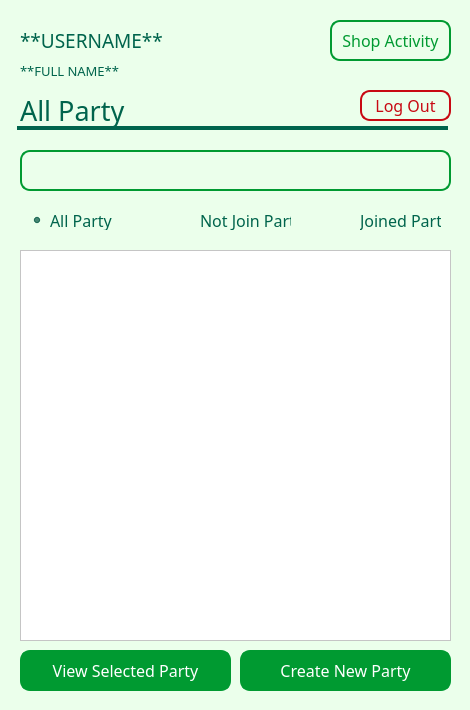
<?xml version="1.0" encoding="UTF-8"?>
<ui version="4.0">
 <class>Dialog</class>
 <widget class="QDialog" name="Dialog">
  <property name="geometry">
   <rect>
    <x>0</x>
    <y>0</y>
    <width>470</width>
    <height>710</height>
   </rect>
  </property>
  <property name="font">
   <font>
    <family>ZCOOL QingKe HuangYou</family>
    <pointsize>12</pointsize>
   </font>
  </property>
  <property name="windowTitle">
   <string>Board Game Community</string>
  </property>
  <property name="styleSheet">
   <string notr="true">background-color: rgb(235, 255, 235);</string>
  </property>
  <widget class="QLabel" name="label_3">
   <property name="geometry">
    <rect>
     <x>20</x>
     <y>90</y>
     <width>331</width>
     <height>41</height>
    </rect>
   </property>
   <property name="font">
    <font>
     <family>ZCOOL QingKe HuangYou</family>
     <pointsize>20</pointsize>
     <weight>50</weight>
     <italic>false</italic>
     <bold>false</bold>
    </font>
   </property>
   <property name="styleSheet">
    <string notr="true">background-color: rgba(255, 255, 255, 0);
color: rgb(0, 100, 76);
font: 20pt &quot;ZCOOL QingKe HuangYou&quot;;</string>
   </property>
   <property name="text">
    <string>All Party</string>
   </property>
   <property name="textFormat">
    <enum>Qt::AutoText</enum>
   </property>
  </widget>
  <widget class="QTableWidget" name="tbl_partyList">
   <property name="geometry">
    <rect>
     <x>20</x>
     <y>250</y>
     <width>431</width>
     <height>391</height>
    </rect>
   </property>
   <property name="styleSheet">
    <string notr="true">font: 10pt &quot;Bai Jamjuree&quot;;
background-color: rgb(255, 255, 255);</string>
   </property>
  </widget>
  <widget class="QPushButton" name="btn_shopActivity">
   <property name="geometry">
    <rect>
     <x>330</x>
     <y>20</y>
     <width>121</width>
     <height>41</height>
    </rect>
   </property>
   <property name="styleSheet">
    <string notr="true">background-color: rgba(255, 255, 255, 0);
font: 12pt &quot;ZCOOL QingKe HuangYou&quot;;
color: rgb(0, 154, 49);
border-radius: 10px;
border: 2px solid rgb(0, 154, 49);</string>
   </property>
   <property name="text">
    <string>Shop Activity</string>
   </property>
  </widget>
  <widget class="QLabel" name="lbl_username">
   <property name="geometry">
    <rect>
     <x>20</x>
     <y>20</y>
     <width>291</width>
     <height>41</height>
    </rect>
   </property>
   <property name="font">
    <font>
     <family>Bai Jamjuree</family>
     <pointsize>14</pointsize>
     <weight>50</weight>
     <italic>false</italic>
     <bold>false</bold>
    </font>
   </property>
   <property name="styleSheet">
    <string notr="true">background-color: rgba(255, 255, 255, 0);
color: rgb(0, 100, 76);
font: 14pt &quot;Bai Jamjuree&quot;;</string>
   </property>
   <property name="text">
    <string>**USERNAME**</string>
   </property>
   <property name="textFormat">
    <enum>Qt::AutoText</enum>
   </property>
  </widget>
  <widget class="QPushButton" name="btn_logOut">
   <property name="geometry">
    <rect>
     <x>360</x>
     <y>90</y>
     <width>91</width>
     <height>31</height>
    </rect>
   </property>
   <property name="styleSheet">
    <string notr="true">background-color:  rgba(0, 0, 0, 0);
color: rgb(200, 9, 19);
font: 10pt &quot;ZCOOL QingKe HuangYou&quot;;
border-radius: 10px;
border: 2px solid rgb(200, 9, 19);</string>
   </property>
   <property name="text">
    <string>Log Out</string>
   </property>
  </widget>
  <widget class="QPushButton" name="btn_viewParty">
   <property name="geometry">
    <rect>
     <x>20</x>
     <y>650</y>
     <width>211</width>
     <height>41</height>
    </rect>
   </property>
   <property name="styleSheet">
    <string notr="true">background-color: rgb(0, 154, 49);
color: rgb(255, 255, 255);
font: 12pt &quot;ZCOOL QingKe HuangYou&quot;;
border-radius: 10px;
border: 2px solid rgb(0, 154, 49);</string>
   </property>
   <property name="text">
    <string>View Selected Party</string>
   </property>
  </widget>
  <widget class="Line" name="line">
   <property name="geometry">
    <rect>
     <x>17</x>
     <y>120</y>
     <width>431</width>
     <height>16</height>
    </rect>
   </property>
   <property name="styleSheet">
    <string notr="true">color: rgb(0, 100, 76);
background-color: rgba(255, 255, 255, 0);</string>
   </property>
   <property name="frameShadow">
    <enum>QFrame::Plain</enum>
   </property>
   <property name="lineWidth">
    <number>4</number>
   </property>
   <property name="orientation">
    <enum>Qt::Horizontal</enum>
   </property>
  </widget>
  <widget class="QLineEdit" name="ltxt_searchBar">
   <property name="geometry">
    <rect>
     <x>20</x>
     <y>150</y>
     <width>431</width>
     <height>41</height>
    </rect>
   </property>
   <property name="styleSheet">
    <string notr="true">font: 12pt &quot;Bai Jamjuree&quot;;
border: 2px solid rgb(0, 154, 49);
background-color: rgba(255, 255, 255, 0);
border-radius: 10px ;</string>
   </property>
  </widget>
  <widget class="QLabel" name="lbl_fullname">
   <property name="geometry">
    <rect>
     <x>20</x>
     <y>60</y>
     <width>291</width>
     <height>21</height>
    </rect>
   </property>
   <property name="font">
    <font>
     <family>Bai Jamjuree</family>
     <pointsize>10</pointsize>
     <weight>50</weight>
     <italic>false</italic>
     <bold>false</bold>
    </font>
   </property>
   <property name="styleSheet">
    <string notr="true">background-color: rgba(255, 255, 255, 0);
color: rgb(0, 100, 76);
font: 10pt &quot;Bai Jamjuree&quot;;</string>
   </property>
   <property name="text">
    <string>**FULL NAME**</string>
   </property>
   <property name="textFormat">
    <enum>Qt::AutoText</enum>
   </property>
  </widget>
  <widget class="QPushButton" name="btn_createParty">
   <property name="geometry">
    <rect>
     <x>240</x>
     <y>650</y>
     <width>211</width>
     <height>41</height>
    </rect>
   </property>
   <property name="styleSheet">
    <string notr="true">background-color: rgb(0, 154, 49);
color: rgb(255, 255, 255);
font: 12pt &quot;ZCOOL QingKe HuangYou&quot;;
border-radius: 10px;
border: 2px solid rgb(0, 154, 49);</string>
   </property>
   <property name="text">
    <string>Create New Party</string>
   </property>
  </widget>
  <widget class="QRadioButton" name="rbtn_joinedParty">
   <property name="geometry">
    <rect>
     <x>340</x>
     <y>210</y>
     <width>101</width>
     <height>20</height>
    </rect>
   </property>
   <property name="styleSheet">
    <string notr="true">font: 10pt &quot;ZCOOL QingKe HuangYou&quot;;
background-color: rgba(255, 255, 255, 0);
color: rgb(0, 100, 76);</string>
   </property>
   <property name="text">
    <string>Joined Party</string>
   </property>
  </widget>
  <widget class="QRadioButton" name="rbtn_allParty">
   <property name="geometry">
    <rect>
     <x>30</x>
     <y>210</y>
     <width>91</width>
     <height>20</height>
    </rect>
   </property>
   <property name="styleSheet">
    <string notr="true">font: 10pt &quot;ZCOOL QingKe HuangYou&quot;;
background-color: rgba(255, 255, 255, 0);
color: rgb(0, 100, 76);</string>
   </property>
   <property name="text">
    <string>All Party</string>
   </property>
   <property name="checked">
    <bool>true</bool>
   </property>
  </widget>
  <widget class="QRadioButton" name="rbtn_newParty">
   <property name="geometry">
    <rect>
     <x>180</x>
     <y>210</y>
     <width>111</width>
     <height>20</height>
    </rect>
   </property>
   <property name="styleSheet">
    <string notr="true">font: 10pt &quot;ZCOOL QingKe HuangYou&quot;;
background-color: rgba(255, 255, 255, 0);
color: rgb(0, 100, 76);</string>
   </property>
   <property name="text">
    <string>Not Join Party</string>
   </property>
  </widget>
 </widget>
 <resources/>
 <connections/>
</ui>
